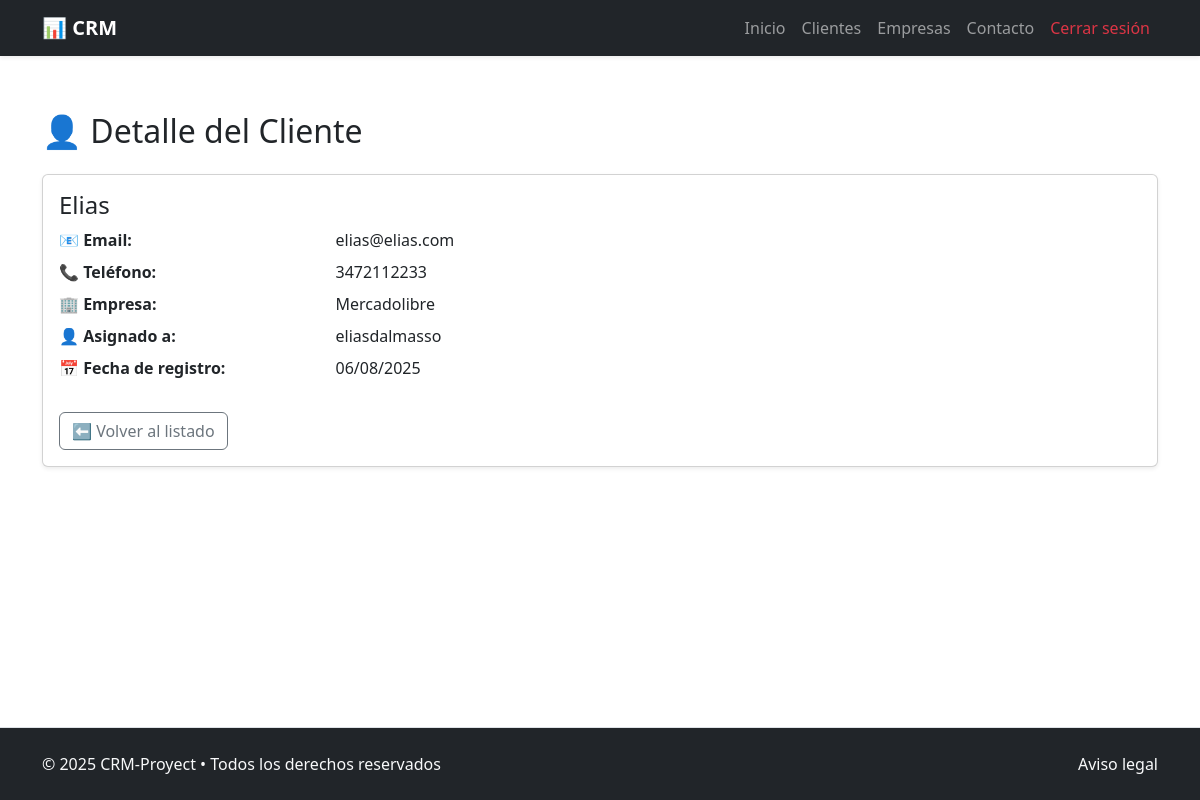
Page /client/2/ (signed in) on the committed database.
### crm_app/models.py (models this page shows, shortened)
class Client(models.Model):
    name = models.CharField(max_length=255) #Nombre del cliente
    email = models.EmailField(unique=True) #Email del cliente
    phone = models.CharField(max_length=50, blank=True) #Telefono del cliente
    company = models.ForeignKey(
        Company, on_delete=models.SET_NULL, blank=True, null=True,
        related_name='clients') #Empresa del cliente
    assigned_to = models.ForeignKey(
        User, on_delete=models.SET_NULL, blank=True, null=True,
        related_name='clients') #Asignado a tal usuario
    created_at = models.DateTimeField(auto_now_add=True) #Fecha de creación
    updated_at = models.DateTimeField(auto_now=True) #Fecha de ultima actualización

class Company(models.Model):
    name = models.CharField(max_length=255, unique=True) #Nombre empresa
    address = models.TextField(blank=True, null=True) #Dirección de empresa
    website = models.URLField(blank=True, null=True) #Sitio web de empresa
    created_at = models.DateTimeField(auto_now_add=True) #Fecha de creación
    updated_at = models.DateTimeField(auto_now=True) #Fecha de ultima actualización
    def __str__(self):
        return self.name #Como se mostrara en el admin y otros lugares

### crm_app/views.py (the view, shortened to what this page needs)
# urls.py: path("client/<pk>/", ClientDetailView.as_view(), name="client_detail"),
@method_decorator(login_required, name='dispatch')
class ClientDetailView(DetailView):
    model = Client
    template_name = '../templates/clients/client_detail.html'
    context_object_name = 'client'

### crm_project/templates/clients/client_detail.html (shortened to what this page needs)
{% extends "general/layout.html" %}
{% block page_content %}
<div class="container my-5">
    <h2 class="mb-4">👤 Detalle del Cliente</h2>
    <div class="card shadow-sm">
        <div class="card-body">
            <h4 class="card-title">{{ client.name|default_if_none:"Sin nombre" }}</h4>
            <dl class="row">
                <dt class="col-sm-3">📧 Email:</dt>
                <dd class="col-sm-9">{{ client.email|default_if_none:"No especificado" }}</dd>
                <dt class="col-sm-3">📞 Teléfono:</dt>
                <dd class="col-sm-9">{{ client.phone|default_if_none:"No especificado" }}</dd>
                <dt class="col-sm-3">🏢 Empresa:</dt>
                <dd class="col-sm-9">{{ client.company|default_if_none:"No especificada" }}</dd>
                <dt class="col-sm-3">👤 Asignado a:</dt>
                <dd class="col-sm-9">{{ client.assigned_to|default_if_none:"No especificada" }}</dd>
                <dt class="col-sm-3">📅 Fecha de registro:</dt>
                <dd class="col-sm-9">{{ client.created_at|date:"d/m/Y" }}</dd>
            </dl>
            <div class="mt-4">
                <a href="{% url 'client_list' %}" class="btn btn-outline-secondary">⬅️ Volver al listado</a>
            </div>
        </div>
    </div>
</div>
{% endblock %}

### rows in the picture
Client: name "Elias", email "elias@elias.com", phone "3472112233", company "Mercadolibre", assigned_to "eliasdalmasso", created_at "06/08/2025"
